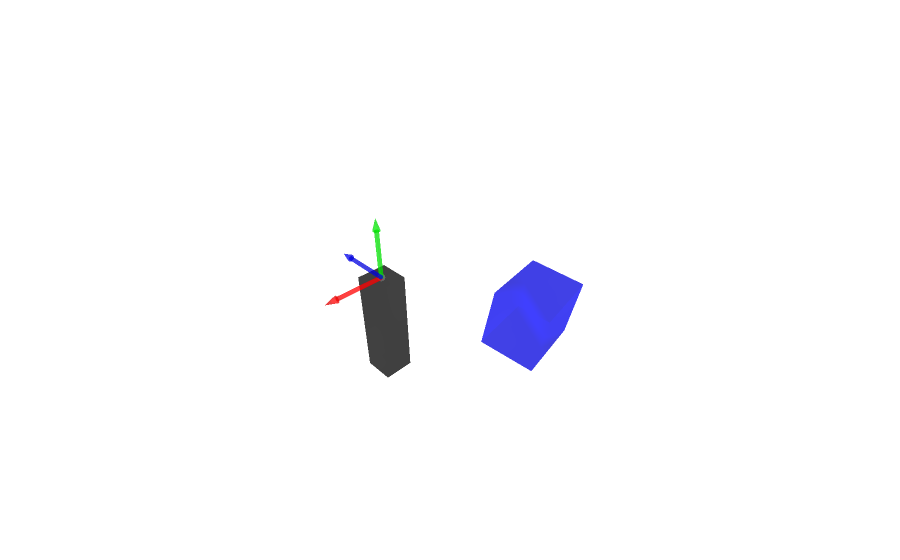

The code cell stored with this chart in its notebook:
### Markdown cell above
Get bounding box meshes in world space an render them

### Code cell
import open3d as o3d
bb_centers_adjusted, bb_poses_adjusted = adjust_rotation_by_chunk_rotation(bb_centers, bb_poses, image_chunks[0])
bb_meshes = get_box_meshes((bb_centers_adjusted, bb_dimensions, bb_poses_adjusted))
character_placeholder = get_character_placeholder()

coordinate_frame = o3d.geometry.TriangleMesh.create_coordinate_frame(size=0.5, origin=[0, 0, 0])

render_scene(bb_meshes + [character_placeholder, coordinate_frame])

### Figure 1 — Plotly figure (JSON) as saved in the notebook; plotly's stock layout.template omitted (floating-point values rounded to 4 significant figures; data arrays with more than 128 entries replaced by an {"elided": "..."} marker saying what was removed)
{"data": [{"i": [0, 0, 4, 4, 0, 0, 1, 1, 0, 0, 3, 3], "j": [1, 2, 6, 7, 3, 7, 5, 6, 4, 5, 2, 6], "k": [2, 3, 5, 6, 7, 4, 6, 2, 5, 1, 6, 7], "opacity": 0.5, "type": "mesh3d", "vertexcolor": [[0.0, 0.0, 1.0], [0.0, 0.0, 1.0], [0.0, 0.0, 1.0], [0.0, 0.0, 1.0], [0.0, 0.0, 1.0], [0.0, 0.0, 1.0], [0.0, 0.0, 1.0], [0.0, 0.0, 1.0]], "x": [-0.6421, -1.323, -1.407, -0.7254, -0.5919, -1.273, -1.356, -0.6751], "y": [0.5985, 0.4728, 0.9514, 1.077, 0.529, 0.4033, 0.8819, 1.008], "z": [-0.1668, -0.2152, -0.2862, -0.2379, -0.6941, -0.7424, -0.8135, -0.7652]}, {"i": [4, 4, 0, 2, 0, 1, 1, 1, 2, 2, 0, 1], "j": [7, 6, 2, 6, 1, 3, 5, 7, 3, 7, 4, 4], "k": [5, 7, 4, 4, 2, 2, 7, 3, 7, 6, 1, 5], "opacity": 0.5, "type": "mesh3d", "vertexcolor": [[0.0, 0.0, 0.0], [0.0, 0.0, 0.0], [0.0, 0.0, 0.0], [0.0, 0.0, 0.0], [0.0, 0.0, 0.0], [0.0, 0.0, 0.0], [0.0, 0.0, 0.0], [0.0, 0.0, 0.0]], "x": [-0.125, 0.125, -0.125, 0.125, -0.125, 0.125, -0.125, 0.125], "y": [0.125, 0.125, -0.125, -0.125, 0.125, 0.125, -0.125, -0.125], "z": [-0.9, -0.9, -0.9, -0.9, 0.0, 0.0, 0.0, 0.0]}, {"i": {"elided": "2240 int values"}, "j": {"elided": "2240 int values"}, "k": {"elided": "2240 int values"}, "opacity": 0.5, "type": "mesh3d", "vertexcolor": {"elided": "1134x3 float values"}, "x": {"elided": "1134 float values"}, "y": {"elided": "1134 float values"}, "z": {"elided": "1134 float values"}}], "layout": {"scene": {"xaxis": {"visible": false}, "yaxis": {"visible": false}, "zaxis": {"visible": false}}}}
